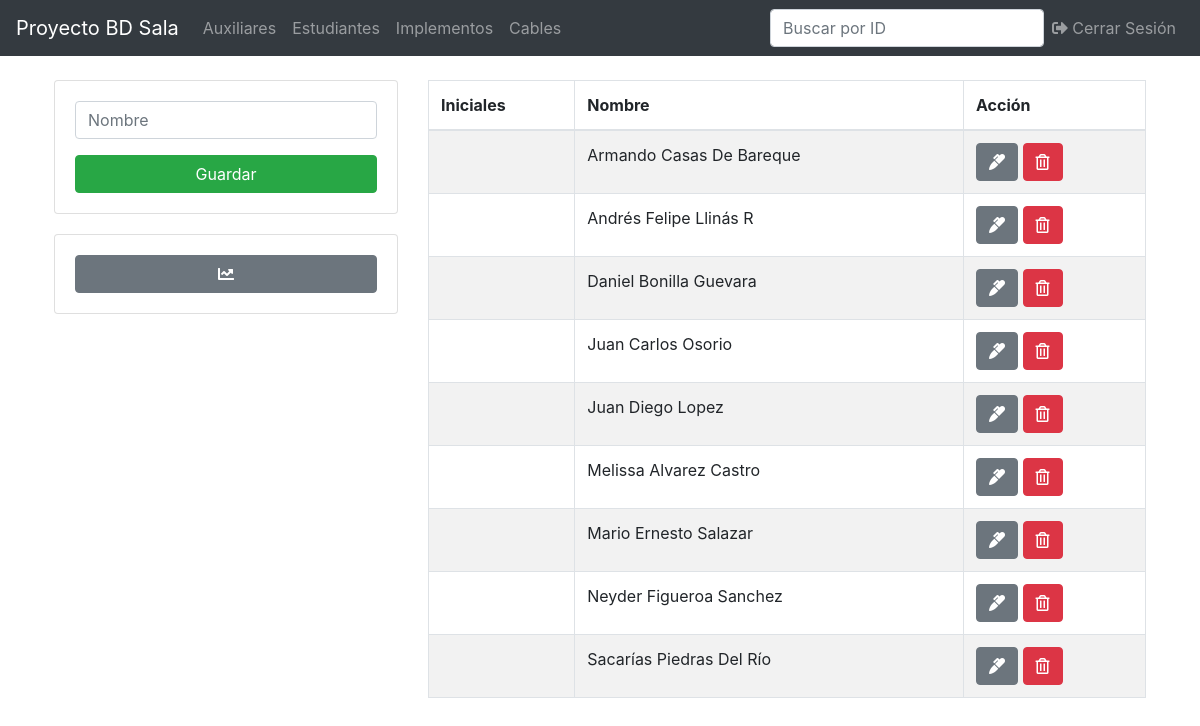
The app's page /auxiliares.php (signed in), older data.
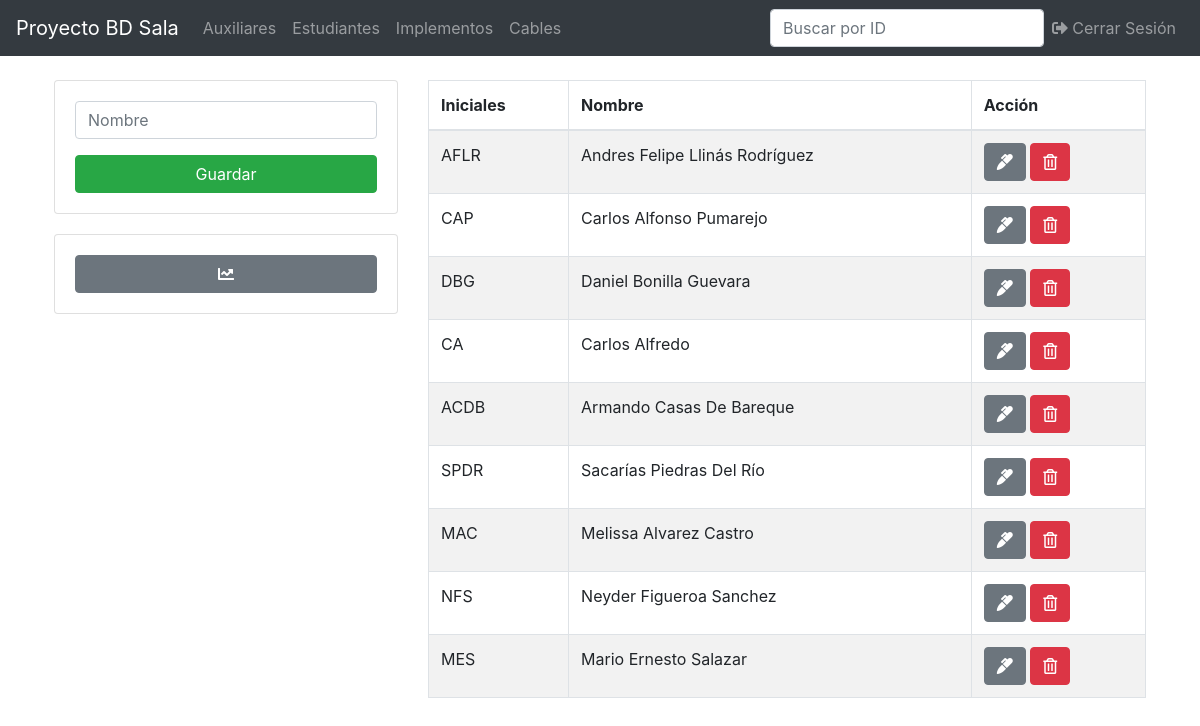
The same page, newer data.
### tables this page shows
CREATE TABLE `auxiliar` (
  `id` int(11) NOT NULL,
  `iniciales` varchar(10) NOT NULL,
  `nombre` varchar(60) NOT NULL
);

### auxiliares.php (the view, shortened to what this page needs)
<?php
include("proyecto/db.php");
include('proyecto/includes/header.php');
?>
<main class="container p-4">
  <div class="row">
    <div class="col-md-4">
      <div class="card card-body">
        <form action="/proyecto/save.php" method="POST">
          <div class="form-group">
            <input type="text" name="nombre" class="form-control" placeholder="Nombre"  pattern="[a-zA-ZñÑáéíóúÁÉÍÓÚ\s]+"autofocus required title="El nombre solo puede contener letras">
          </div>
          <input type="submit" name="save_auxiliar" class="btn btn-success btn-block" value="Guardar">
        </form>
      </div>
        <div class="card card-body" style="margin-top: 20px">
          <a href="/proyecto/graph/index.php?entidad=<?php echo 'auxiliar'?>" class="btn btn-secondary">
          <i class="fas fa-chart-line"></i>
          </a>
        </div>
      </div>
    <div class="col-md-8">
      <table class="table table-bordered table-striped" id="myTable">
        <thead>
          <tr>
            <th>Iniciales</th>
            <th>Nombre</th>
            <th>Acción</th>
          </tr>
        </thead>
        <tbody>
          <?php
          $query = "SELECT * FROM auxiliar";
          $result_auxiliares = mysqli_query($conn, $query);
          while($row = mysqli_fetch_assoc($result_auxiliares)) { ?>
          <tr>
          <td><?php echo $row['iniciales']; ?></td>
            <td><?php echo $row['nombre']; ?></td>
            <td>
              <a href="/proyecto/edit.php?id=<?php echo $row['id']?>& entidad=<?php echo 'auxiliar'?>" class="btn btn-secondary">
                <i class="fas fa-marker"></i>
              </a>
              <a href="/proyecto/delete.php?id=<?php echo $row['id'] ?>& entidad=<?php echo 'auxiliar' ?>" class="btn btn-danger">
                <i class="far fa-trash-alt"></i>
              </a>
            </td>
          </tr>
          <?php } ?>
        </tbody>
      </table>
    </div>
  </div>
</main>
<?php include('includes/footer.php'); ?>

### includes/header.php (shortened to what this page needs)
<!DOCTYPE html>
<html lang="en">
  <head>
    <link rel="stylesheet" href="https://stackpath.bootstrapcdn.com/bootstrap/4.3.1/css/bootstrap.min.css">
    <link rel="stylesheet" href="https://use.fontawesome.com/releases/v5.6.3/css/all.css">
  </head>
  <nav class="navbar navbar-expand-lg navbar-dark bg-dark" >
    <a class="navbar-brand" href="#">Proyecto BD Sala</a>
    <div class="collapse navbar-collapse" id="navbarText">
      <ul class="navbar-nav mr-auto">
        <li class="nav-item">
          <a class="nav-link" href="/proyecto/auxiliares.php">Auxiliares</a>
        </li>
        <li class="nav-item">
          <a class="nav-link" href="#">Estudiantes</a>
        </li>
        <li class="nav-item">
          <a class="nav-link" href="/proyecto/implementos.php">Implementos</a>
        </li>
        <a class="nav-link" href="/proyecto/cables.php">Cables</a>
      </ul>
      <ul class="navbar-nav">
        <form class="form-inline">
          <input class="form-control" type="text" id="myInput" onkeyup="myFunction()" placeholder="Buscar por ID" aria-label="Search" id="myInput">
        </form>
      </ul>
      <ul class="nav navbar-nav navbar-right">
        <li>
          <a href="/proyecto/login/logout.php" class="nav-link">
          <i class="fas fa-sign-out-alt"></i> Cerrar Sesión
          </a>
        </li>
      </ul>
    </div>
  </nav>

### includes/footer.php (shortened to what this page needs)
</body>
</html>

Row changes from the older to the newer data that the page shows:
removed auxiliar: nombre "Armando Casas De Bareque"
removed auxiliar: nombre "Andrés Felipe Llinás R"
removed auxiliar: nombre "Daniel Bonilla Guevara"
removed auxiliar: nombre "Juan Carlos Osorio"
removed auxiliar: nombre "Juan Diego Lopez"
removed auxiliar: nombre "Melissa Alvarez Castro"
removed auxiliar: nombre "Mario Ernesto Salazar"
removed auxiliar: nombre "Neyder Figueroa Sanchez"
removed auxiliar: nombre "Sacarías Piedras Del Río"
added auxiliar: iniciales "AFLR", nombre "Andres Felipe Llinás Rodríguez"
added auxiliar: iniciales "CAP", nombre "Carlos Alfonso Pumarejo"
added auxiliar: iniciales "DBG", nombre "Daniel Bonilla Guevara"
added auxiliar: iniciales "CA", nombre "Carlos Alfredo"
added auxiliar: iniciales "ACDB", nombre "Armando Casas De Bareque"
added auxiliar: iniciales "SPDR", nombre "Sacarías Piedras Del Río"
added auxiliar: iniciales "MAC", nombre "Melissa Alvarez Castro"
added auxiliar: iniciales "NFS", nombre "Neyder Figueroa Sanchez"
added auxiliar: iniciales "MES", nombre "Mario Ernesto Salazar"
